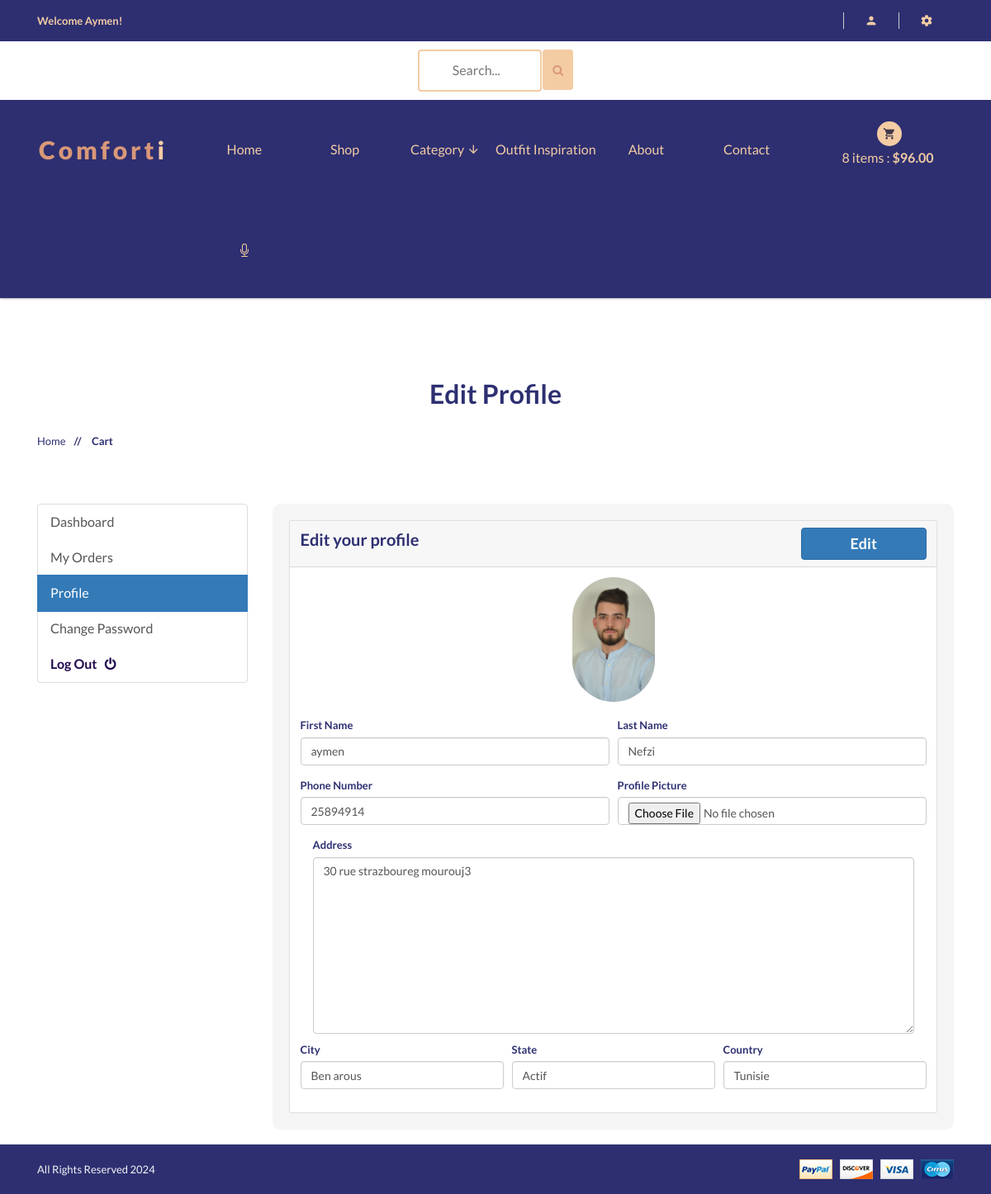
Page /account/edit_profile/ (signed in) on the committed database.
### accounts/models.py (models this page shows, shortened)
class Account(AbstractBaseUser):
    first_name = models.CharField(max_length=50)
    last_name = models.CharField(max_length=50)
    username = models.CharField(max_length=50, unique=True)
    email = models.EmailField(max_length=100, unique=True)
    Phone_number = models.CharField(max_length=50)
    is_admin = models.BooleanField(default=False)
    is_staff = models.BooleanField(default=False)
    is_active = models.BooleanField(default=False)
    is_superadmin = models.BooleanField(default=False)
    date_joined_for_format = models.DateTimeField(auto_now_add=True)
    last_login_for_format  = models.DateTimeField(auto_now_add=True)
    USERNAME_FIELD = 'email'
    REQUIRED_FIELDS = ['username', 'first_name', 'last_name']
    objects = AccountManger()

class UserProfile(models.Model):
    user = models.OneToOneField(Account, on_delete=models.CASCADE)
    address = models.TextField(blank=True, max_length=500)
    profile_picture = models.ImageField(blank=True, upload_to='userprofile',default='static/user_image_default.png')
    city = models.CharField(blank=True, max_length=20)
    state = models.CharField(blank=True, max_length=20)
    country = models.CharField(blank=True, max_length=20)

### accounts/views.py (the view)
# urls.py: path('edit_profile/', views.edit_profile, name='edit_profile'),
@login_required(login_url = 'accounts:login')
def edit_profile(request):
    userprofile = get_object_or_404(UserProfile, user=request.user)
    if request.method == 'POST':
        user_form = UserForm(request.POST, instance=request.user)
        profile_form = UserProfileForm(request.POST, request.FILES, instance=userprofile)
        if user_form.is_valid() and profile_form.is_valid():
            user_form.save()
            profile_form.save()
            messages.success(request, 'Your profile has been updated.')
            return redirect('accounts:edit_profile')
    else:
        user_form = UserForm(instance=request.user)
        profile_form = UserProfileForm(instance=userprofile)
    context = {
        'user_form': user_form,
        'profile_form': profile_form,
        'userprofile': userprofile,
    }
    return render(request, 'shop/accounts/dashboard/edit_profile.html', context)

### accounts/forms.py
class UserForm(forms.ModelForm):
    class Meta:
        model = Account
        fields = ('first_name', 'last_name', 'Phone_number')
    def __init__(self, *args, **kwargs):
        super(UserForm, self).__init__(*args, **kwargs)
        for field in self.fields:
            self.fields[field].widget.attrs['class'] = 'form-control'

class UserProfileForm(forms.ModelForm):
    profile_picture = forms.ImageField(required=False, error_messages = {'invalid':("Image files only")}, widget=forms.FileInput)
    class Meta:
        model = UserProfile
        fields = ('address', 'city', 'state', 'country', 'profile_picture')
    def __init__(self, *args, **kwargs):
        super(UserProfileForm, self).__init__(*args, **kwargs)
        for field in self.fields:
            self.fields[field].widget.attrs['class'] = 'form-control'

### cart/models.py (called while the page is built)
    def sub_total(self):
        return self.product.price * self.quantity

### shop/context_processors.py (called while the page is built)
def category_list(request):
    return {
        'categories' : Category.objects.all(),
    }

### shop/models.py (called while the page is built)
    def get_category_slug_url(self):
        return reverse('shop:categries', args=[self.slug])

    def get_prodcut_details_url(self):
        return reverse('shop:product_details', args=[self.category.slug, self.slug])

### templates/shop/accounts/dashboard/edit_profile.html (shortened to what this page needs)
{% extends '../../../base.html' %}
{% load static %}
{% block content %}
<div  class="pages-title section-padding">
    <div  class="container">
        <div  class="row">
            <div class="col-xs-12">
                <div class="pages-title-text text-center">
                    <h2 style="color:#2D2F71">Edit Profile</h2>
                    <ul class="text-left">
                        <li><a style="color:#2D2F71" href="\">Home </a></li>
                        <li style="color:#2D2F71"><span> // </span>Cart</li>
                    </ul>
                </div>
            </div>
        </div>
    </div>
</div>
<section style="background:#ffffff" class="section-conten padding-y bg">
    <br><br>
<div class="container">
	<div class="row">
    {% include "includes/dashboard_slider.html" %}
	<main class="col-md-9">
    <form style="background:#f5f5f5; padding:20px;border-radius:10px" action="{% url 'accounts:edit_profile' %}" method="POST" enctype="multipart/form-data">
		<article class="card">
		<header class="card-header text-center">
            <strong style="font-size:20px;float:left" class="d-inline-block mr-3">Edit your profile</strong>
            <input style="float:right;width:20%;color:#ffffff;font-size:18px;font-weight: bold;" type="submit" value="Edit" class="btn btn-primary">
        </header>
		<div class="card-body">
            <div class="text-center">
				<img src="{{userprofile.profile_picture.url}}" alt="Profile Picture" width="100" style="border-radius:50px;">
			</div>
            <br>
			<div class="row">
			<div class="col-md-12">
					<div class="form-row">
						<div class="form-group col-md-6">
							<label>First Name</label>
							{{user_form.first_name}}
						</div>
						<div class="form-group col-md-6">
							<label>Last Name</label>
							{{user_form.last_name}}
						</div>
					</div>
					<div class="form-row">
						<div class="form-group col-md-6">
							<label>Phone Number</label>
							{{user_form.Phone_number}}
						</div>
						<div class="form-group col-md-6">
							<label>Profile Picture</label>
							{{profile_form.profile_picture}}
						</div>
					</div>
					<div style="margin-bottom:10px" class="col-md-12">
						<label>Address</label>
						{{profile_form.address}}
					</div><br>
					<div class="form-row">
						<div class="form-group col-md-4">
							<label>City</label>
							{{profile_form.city}}
						</div>
						<div class="form-group col-md-4">
							<label>State</label>
							{{profile_form.state}}
						</div>
						<div class="form-group col-md-4">
							<label>Country</label>
							{{profile_form.country}}
						</div>
					</div>
			</div>
			</div>
		</div>
		</article>
        </form>
	</main>
</div>
</div>
<br>
</section>
{% endblock content %}

### templates/base.html (shortened to what this page needs)
{% load static %}
<!doctype html>
<html class="no-js" lang="">
<head>
    <link href="https://stackpath.bootstrapcdn.com/bootstrap/4.5.2/css/bootstrap.min.css" rel="stylesheet">
    <link rel="stylesheet" href="{% static 'css/bootstrap.min.css' %}">
    <link rel="stylesheet" href="{% static 'css/animate.css' %}">
    <link rel="stylesheet" href="{% static 'css/materialdesignicons.min.css' %}">
    <link rel="stylesheet" href="{% static 'css/jquery.simpleLens.css' %}">
    <link rel="stylesheet" href="{% static 'css/jquery-ui.min.css' %}">
    <link rel="stylesheet" href="{% static 'css/meanmenu.min.css' %}">
    <link rel="stylesheet" href="{% static 'css/nivo-slider.css' %}">
    <link rel="stylesheet" href="{% static 'css/owl.carousel.css' %}">
    <link rel="stylesheet" href="{% static 'css/style.css' %}">
    <link rel="stylesheet" href="{% static 'css/responsive.css' %}">
    <link rel="stylesheet" href="https://cdnjs.cloudflare.com/ajax/libs/font-awesome/4.7.0/css/font-awesome.min.css">
</head>
<body style="background:#ffffff">
    <header style="background:#2D2F71" class="header-one header-two">
        <div style="background:#2D2F71" class="header-top-two">
            <div class="container text-center">
                <div class="row">
                    <div class="col-sm-12">
                        <div class="middel-top">
                            {% if user.id is None %}
                            <div class="left floatleft">
                                <p style="color:#f4cca4"><b>Welcome Guest!</b></p>
                            </div>
                            {% else %}
                            <div class="left floatleft">
                                <p style="color:#f4cca4"><b>Welcome {{user.first_name | capfirst}}!</b></p>
                            </div>
                            {% endif %}
                        </div>
                        <div class="middel-top clearfix">
                            <ul class="clearfix right floatright">
                                <li>
                                    <a style="color:#f4cca4" href="#"><i class="mdi mdi-account"></i></a>
                                </li>
                                <li>
                                    <a style="color:#f4cca4" href="#"><i class="mdi mdi-settings"></i></a>
                                </li>
                            </ul>
                            </div>
                        </div>
                    </div>
                </div>
            </div>
        <div style="background:#ffffff">
            <div class="container text-center">
                <div class="row">
                    <div class="col-sm-12">
                        <form id="searchh" action={% url 'shop:search' %} method="GET">
                        <input  type="text" name="keyword" placeholder="Search...">
                        <button style="height:49px; margin-bottom:6px; background:#f4cca4;margin-left:-1px;border:None "  class="btn btn-warning" type="submit">
                           <i style="color:#d99879" class="fa fa-search"></i>
                        </button>
                        </form>
                    </div>
                </div>
            </div>
        </div>
        <div class="container text-center">
            <div class="row">
                <div class="col-sm-2">
                    <div class="logo">
                        <a style="color:#f4cca4;font-weight: 800;" href="\"><span
                                style="color:#d99879">Comfort</span>i</a>
                    </div>
                </div>
                <div class="col-sm-8">
                    <div class="header-middel">
                        <div class="mainmenu">
                            <nav >
                                <ul>
                                    <li ><a href="\">Home</a></li>
                                    <li><a href="{% url 'shop:shop' %}">Shop</a></li>
                                    <li><a href="#">Category <i class="mdi mdi-arrow-down"></i></a>
                                    </li>
                                        <li><a href="{% url 'image_generator:generate_image' %}">Outfit Inspiration</a></li>
                                                                        <li><a href="about.html">About</a></li>
                                    <li><a href="contact.html">Contact</a></li>
                                    <li>
                                        <a href="#" id="voiceBotButton">
                                        </a>
                                    </li>
                                </ul>
                            </nav>
                        </div>
                    </div>
                </div>
                <div class="col-sm-2">
                    <div class="cart-itmes">
                        <a class="cart-itme-a" href="{% url 'cart:cart' %}">
                            <i class="mdi mdi-cart"></i>
                            {{quantityyy}} items : <strong>${{totalll}}</strong>
                        </a>
                    </div>
                </div>
            </div>
        </div>
    </header>
    <br>
    {% block content %}
    {% endblock content %}
    <footer>
        <div  style="background:#2D2F71" class="footer-bottom">
            <div class="container">
                <div class="row">
                    <div class="col-xs-12 col-sm-6">
                        <p style="color:#f5f5f5">
                            All Rights Reserved 2024</p>
                    </div>
                    <div class="col-xs-12 col-sm-6 text-right">
                        <a href="#"><img src="{% static 'img/footer/payment.png' %}" alt="" /></a>
                    </div>
                </div>
            </div>
        </div>
    </footer>
</body>
</html>

### core/static/css/style.css (style rules this page uses)
html, body { height: 100%; }
.floatleft { float:left }
.floatright { float:right }
img { max-width:100%; }
p { margin:0px; }
h1, h2, h3, h4, h5, h6 { margin: 0 0 10px; font-family: 'Lato', sans-serif; text-transform:capitalize; font-weight:600; }
a { transition: all 0.3s ease 0s; text-decoration:none; font-weight:500; color:#f4cca4; text-transform:capitalize; }
i { font-size:16px; }
p { color:#2D2F71; font-size:13px; font-weight:400; line-height:20px; }
ul { list-style: outside none none; margin: 0; padding: 0 }
ul li { float:left; }
.section-padding { padding:80px 0; }
body { font-family: 'Lato', sans-serif; color:#2D2F71; font-size:13px; font-weight:400; }
.middel-top .left, .middel-top .right { width: 20%; }
.middel-top { border: 1px solid #ccc; border-top: 0px solid #ccc; }
.middel-top .right a { font-size: 16px; line-height: 75px; }
.middel-top .right li:last-child a i { border: 0 none; }
.header-one .right li { position:relative; }
.middel-top .right a i { border-right: 1px solid #ccc; width: 100%; line-height: 30px; }
.middel-top .left p { line-height: 75px; }
header .logo ,.cart-itmes { line-height: 150px; }
.cart-itmes > a.cart-itme-a { font-size: 16px; text-transform: lowercase; position: relative; top: 10px; }
.logo { font-size: 30px; letter-spacing: 4px; }
.cart-itmes a.cart-itme-a i { font-size: 25px; left: 50%; margin-left: -13px; margin-top: -35px; position: absolute; top: 50%; }
.cart-itmes > a.cart-itme-a strong ,.menu-cart-text > strong,.total strong,.mainmenu li:hover >a,.mainmenu li a.active,.header-one .right li:hover >a,.header-one .right li a.active,header .parent-active > a { color: #f4cca4; }
.menu-cart-text > strong,.total > span,.menu-cart-text span ,.out-menu ,.mainmenu a ,.cart-itmes > a.cart-itme-a,.slide-text span { display: block; }
header.header-one { box-shadow: 0 0 3px rgba(25, 25, 25, 0.56); position: relative; z-index: 999; }
.mainmenu li { border-right: 1px solid #ccc; width: 16.666%; position:relative; }
.mainmenu a { font-size: 16px; line-height: 75px; }
.mainmenu li:first-child { border-left: 1px solid #ccc; }
footer ,.latest-blog,.single-products,.service-text,.coming-product.coming-product2 { background: #f5f5f5 none repeat scroll 0 0; }
.footer-bottom { padding: 18px 0; }
.footer-bottom p { padding: 2px 0; }
.header-top-two .middel-top .right a ,.header-top-two .middel-top .left p { line-height: 50px; }
.header-top-two,.footer-bottom { background: #eee none repeat scroll 0 0; }
.header-two .logo, .header-two .cart-itmes, .header-two .mainmenu a { line-height:120px; }
.header-two .mainmenu li:first-child,.header-two .mainmenu li { border:0; }
.header-top-two .middel-top { border: 0 none; }
.header-two .cart-itmes a.cart-itme-a i { font-size: 16px; margin-top: -44px; background: #f4cca4; width: 30px; height: 30px; border-radius: 50%; line-height: 30px; color: #40394a; }
.header-two .middel-top .left, .header-two .middel-top .right { width: auto; }
.header-top-two .middel-top .right li > a { line-height: 1; }
.header-top-two .middel-top .left p { line-height: 50px; }
.header-top-two .middel-top .right > li > a { border-left: 1px solid #ccc; padding: 0px 25px; width: auto; margin: 3px 0; float:left; }
.header-top-two .middel-top .right a i { border-right: 0 none; line-height: 20px; width: 100%; }
.header-top-two .right.floatright { padding: 12px 0; }
.header-one .header-top-two .right li { float: left; }
.pages-title ul.text-left { position: relative; top: 50px; }
.pages-title-text h2 { margin: 0; color:#333; font-size:32px; margin-bottom:-20px; }
.pages-title li { font-weight: 600; text-transform: capitalize; }
.pages-title ul span { padding: 0 10px; }
.single-blog-page .post-title li, .post-title li a,.share-tag a ,.author-des > span,.recent-post h5, .recent-post span ,.error-content button ,.error-content input,.error-content > h5,.pages-title li ,.right.floatright input,.member-btn > a,.pagnation-ul a { color: #999; }

### templates/base.html (style rules this page uses)
#searchh input[type=text] { width: 150px; margin-top:10px; margin-bottom:10px; box-sizing: border-box; border: 2px solid #f4cca4; border-radius: 4px; font-size: 16px; color:#1c1427; background-color: #fff; background-position: 10px 10px; background-repeat: no-repeat; padding: 12px 20px 12px 40px; -webkit-transition: width 0.4s ease-in-out; transition: width 0.4s ease-in-out; }

### rows in the picture
Account: first_name "Aymen", first_name "aymen", last_name "Nefzi", Phone_number "25894914"
UserProfile: profile_picture (picture), address "30 rue strazboureg mourouj3", city "Ben arous", state "Actif", country "Tunisie"

### other values in the picture
{{ quantityyy }} "8"
{{ totalll }} "96.00"
